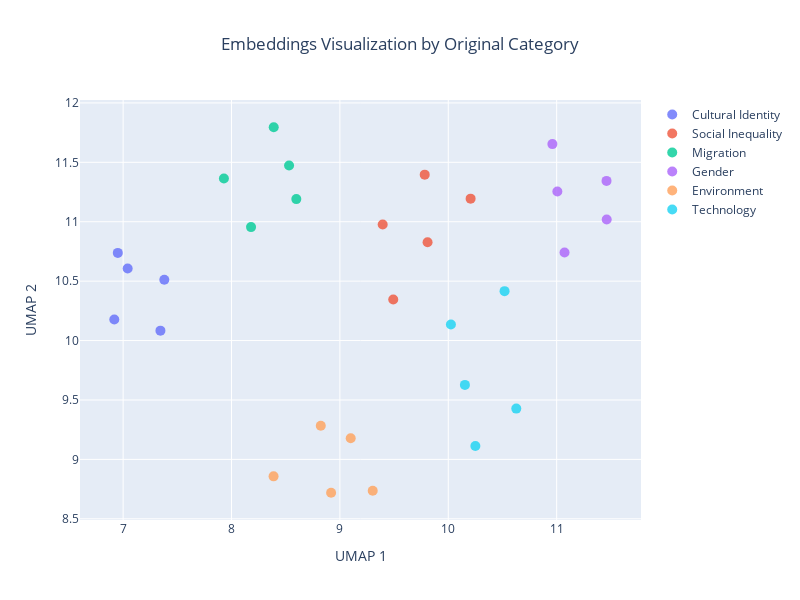

The notebook cell saved with this chart:
### Code cell
# Interactive visualization with Plotly - Original categories only
fig = go.Figure()

# Plot by original category
for category in df['category'].unique():
    mask = df['category'] == category
    fig.add_trace(
        go.Scatter(
            x=df.loc[mask, 'x'],
            y=df.loc[mask, 'y'],
            mode='markers',
            name=category,
            text=df.loc[mask, 'sentence'],
            hovertemplate='<b>%{text}</b><br>Category: ' + category + '<extra></extra>',
            marker=dict(size=10, opacity=0.8)
        )
    )

# Update layout
fig.update_layout(
    title="Embeddings Visualization by Original Category",
    title_x=0.5,
    height=600,
    width=800,
    showlegend=True,
    xaxis_title="UMAP 1",
    yaxis_title="UMAP 2"
)

# Show figure
fig.show()

### Figure 1 — Plotly figure (JSON) as saved in the notebook; plotly's stock layout.template omitted (floating-point values rounded to 4 significant figures)
{"data": [{"hovertemplate": "<b>%{text}</b><br>Category: Cultural Identity<extra></extra>", "marker": {"opacity": 0.8, "size": 10}, "mode": "markers", "name": "Cultural Identity", "text": ["Cultural identity is formed through family traditions", "Ancestral customs shape our cultural identity", "Folk music is a fundamental part of cultural identity", "Traditional celebrations strengthen cultural identity", "Mother tongue is a pillar of cultural identity"], "type": "scatter", "x": [6.951, 7.042, 6.919, 7.344, 7.38], "y": [10.74, 10.61, 10.18, 10.08, 10.51]}, {"hovertemplate": "<b>%{text}</b><br>Category: Social Inequality<extra></extra>", "marker": {"opacity": 0.8, "size": 10}, "mode": "markers", "name": "Social Inequality", "text": ["Social inequality affects access to education", "Economic differences generate social inequality", "Social mobility is limited by inequality", "Social inequality impacts community health", "Education systems can perpetuate social inequality"], "type": "scatter", "x": [9.783, 9.809, 9.395, 9.492, 10.21], "y": [11.4, 10.83, 10.98, 10.35, 11.19]}, {"hovertemplate": "<b>%{text}</b><br>Category: Migration<extra></extra>", "marker": {"opacity": 0.8, "size": 10}, "mode": "markers", "name": "Migration", "text": ["Migration is a global phenomenon that connects cultures", "Migrants contribute to the economic development of countries", "Migration generates cultural diversity in societies", "Migration processes require integration policies", "Migration can be motivated by conflicts or opportunities"], "type": "scatter", "x": [8.18, 8.531, 7.93, 8.598, 8.389], "y": [10.95, 11.47, 11.36, 11.19, 11.8]}, {"hovertemplate": "<b>%{text}</b><br>Category: Gender<extra></extra>", "marker": {"opacity": 0.8, "size": 10}, "mode": "markers", "name": "Gender", "text": ["Gender equality is fundamental for social development", "Gender stereotypes limit people's opportunities", "Gender perspective must be included in public policies", "Gender violence is a structural problem in society", "Women's political participation strengthens democracy"], "type": "scatter", "x": [11.01, 11.07, 11.46, 10.96, 11.46], "y": [11.25, 10.74, 11.02, 11.65, 11.34]}, {"hovertemplate": "<b>%{text}</b><br>Category: Environment<extra></extra>", "marker": {"opacity": 0.8, "size": 10}, "mode": "markers", "name": "Environment", "text": ["Climate change affects all communities in the world", "Environmental sustainability requires changes in our habits", "Environmental pollution impacts population health", "Renewable energies are key to a sustainable future", "Biodiversity conservation is everyone's responsibility"], "type": "scatter", "x": [8.824, 8.919, 9.1, 9.303, 8.388], "y": [9.283, 8.719, 9.177, 8.737, 8.857]}, {"hovertemplate": "<b>%{text}</b><br>Category: Technology<extra></extra>", "marker": {"opacity": 0.8, "size": 10}, "mode": "markers", "name": "Technology", "text": ["Digital technology transforms the way we communicate", "Artificial intelligence is changing the world of work", "Social media influences interpersonal relationships", "The digital divide excludes sectors of the population", "Technology can democratize access to knowledge"], "type": "scatter", "x": [10.15, 10.25, 10.02, 10.52, 10.63], "y": [9.627, 9.112, 10.13, 10.42, 9.428]}], "layout": {"height": 600, "showlegend": true, "title": {"text": "Embeddings Visualization by Original Category", "x": 0.5}, "width": 800, "xaxis": {"title": {"text": "UMAP 1"}}, "yaxis": {"title": {"text": "UMAP 2"}}}}
